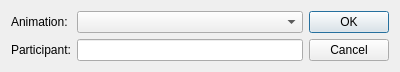
<?xml version="1.0" encoding="UTF-8"?>
<ui version="4.0">
 <class>Dialog</class>
 <widget class="QDialog" name="Dialog">
  <property name="geometry">
   <rect>
    <x>0</x>
    <y>0</y>
    <width>400</width>
    <height>70</height>
   </rect>
  </property>
  <property name="windowTitle">
   <string>Edit Animation</string>
  </property>
  <layout class="QHBoxLayout" name="horizontalLayout">
   <item>
    <layout class="QFormLayout" name="formLayout">
     <item row="0" column="0">
      <widget class="QLabel" name="label">
       <property name="text">
        <string>Animation:</string>
       </property>
      </widget>
     </item>
     <item row="0" column="1">
      <widget class="ComboBox2DA" name="animationSelect"/>
     </item>
     <item row="1" column="0">
      <widget class="QLabel" name="label_2">
       <property name="text">
        <string>Participant:</string>
       </property>
      </widget>
     </item>
     <item row="1" column="1">
      <widget class="QLineEdit" name="participantEdit"/>
     </item>
    </layout>
   </item>
   <item>
    <widget class="QDialogButtonBox" name="buttonBox">
     <property name="orientation">
      <enum>Qt::Vertical</enum>
     </property>
     <property name="standardButtons">
      <set>QDialogButtonBox::Cancel|QDialogButtonBox::Ok</set>
     </property>
    </widget>
   </item>
  </layout>
 </widget>
 <customwidgets>
  <customwidget>
   <class>ComboBox2DA</class>
   <extends>QComboBox</extends>
   <header location="global">toolset.gui.widgets.edit.combobox_2da</header>
  </customwidget>
 </customwidgets>
 <resources/>
 <connections>
  <connection>
   <sender>buttonBox</sender>
   <signal>accepted()</signal>
   <receiver>Dialog</receiver>
   <slot>accept()</slot>
   <hints>
    <hint type="sourcelabel">
     <x>248</x>
     <y>254</y>
    </hint>
    <hint type="destinationlabel">
     <x>157</x>
     <y>274</y>
    </hint>
   </hints>
  </connection>
  <connection>
   <sender>buttonBox</sender>
   <signal>rejected()</signal>
   <receiver>Dialog</receiver>
   <slot>reject()</slot>
   <hints>
    <hint type="sourcelabel">
     <x>316</x>
     <y>260</y>
    </hint>
    <hint type="destinationlabel">
     <x>286</x>
     <y>274</y>
    </hint>
   </hints>
  </connection>
 </connections>
</ui>
